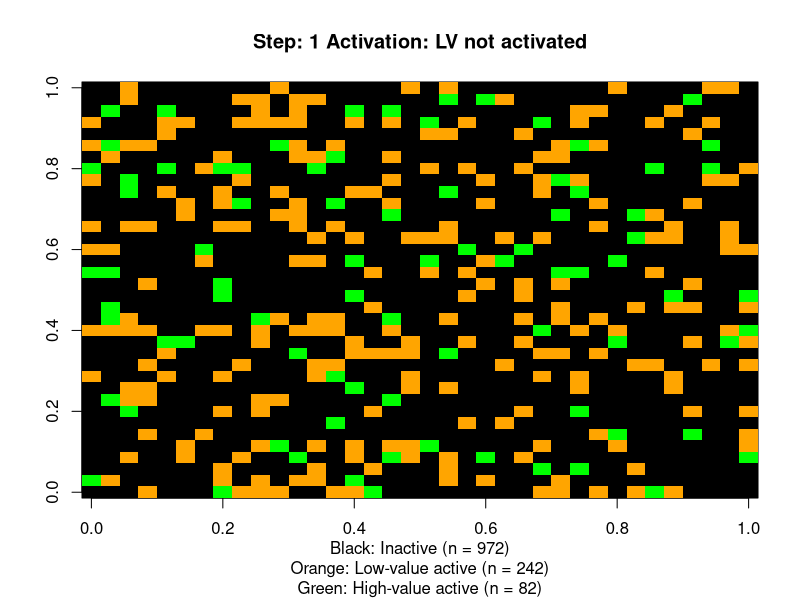
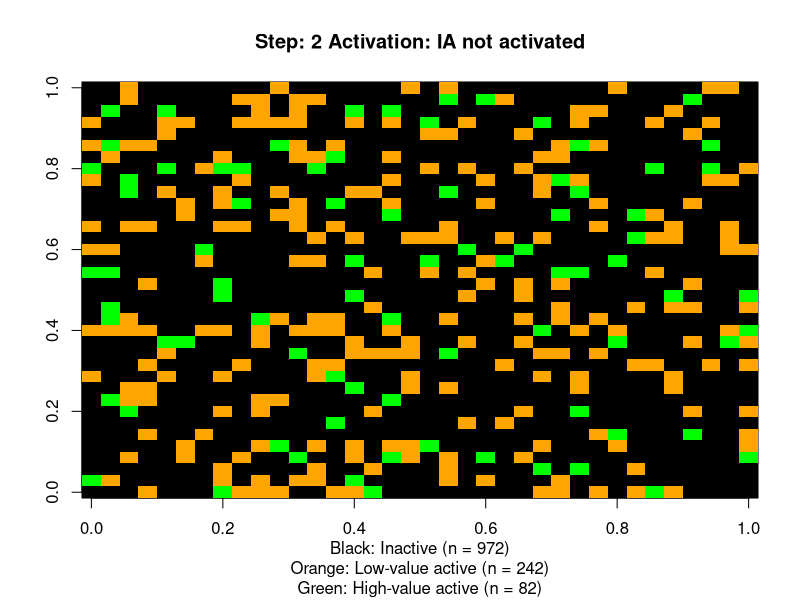
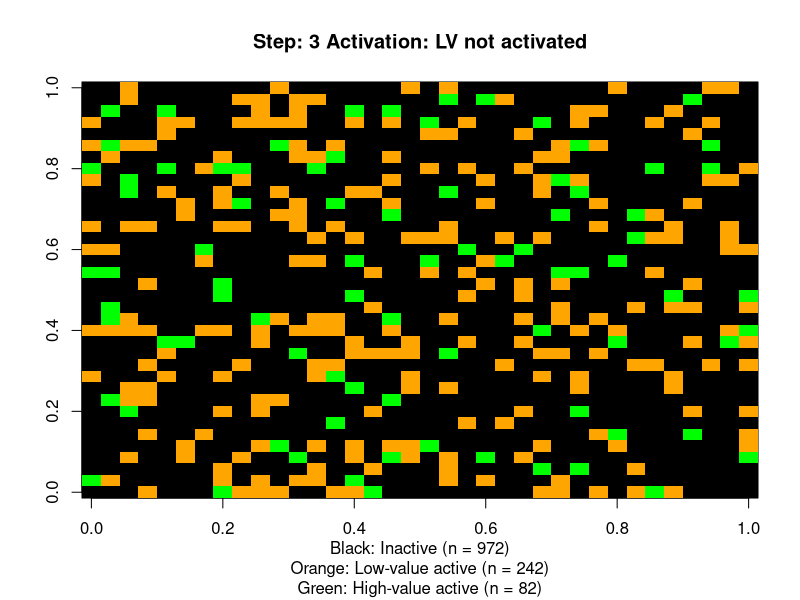
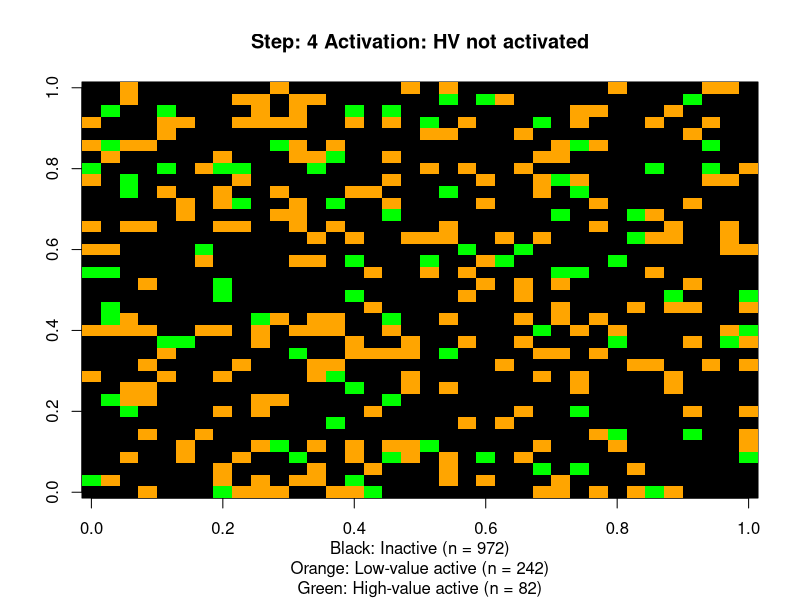
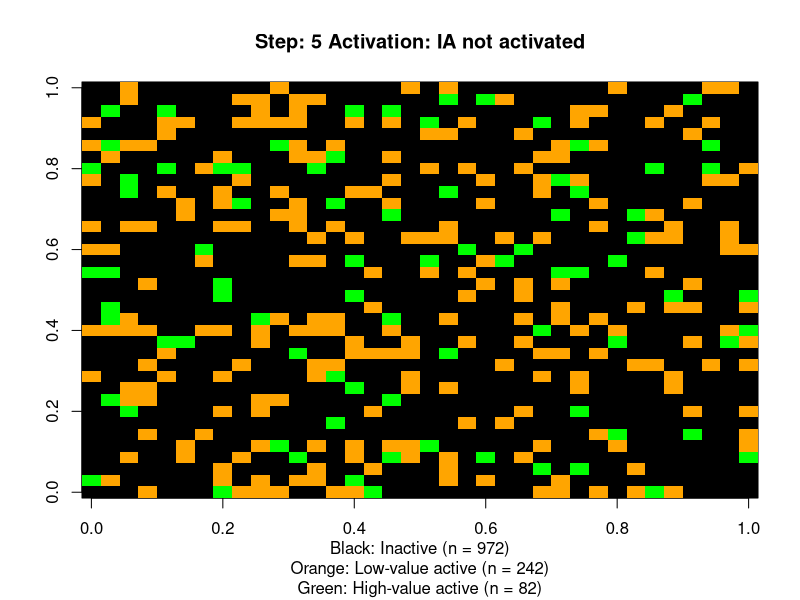
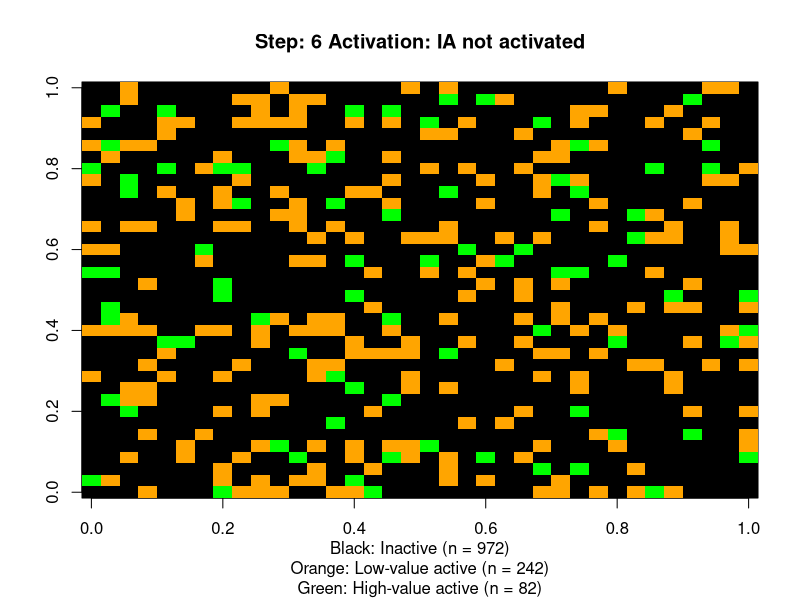
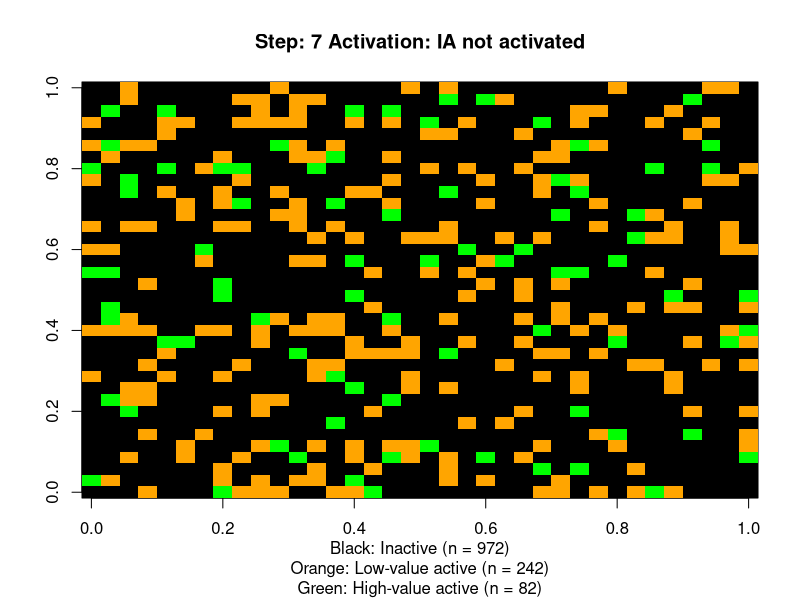
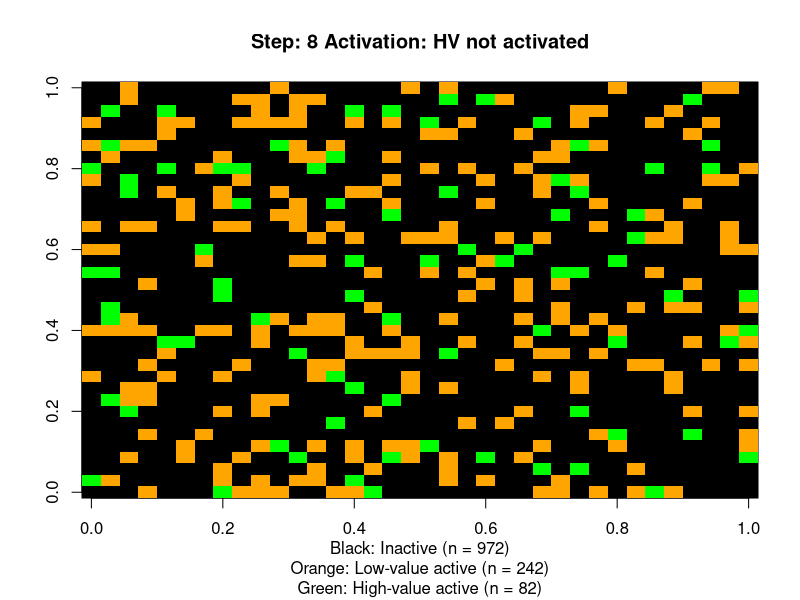

The R source for these figures, in order: (Note: a time limit stopped this script after it produced the figures.)
library(tidyverse)
library(reshape2)


### FUNCTION TO GET SUM OF THRESHOLDS OF IMMEDIATE NEIGHBOURS ###
get_neighbour_sum <- function(x, y, grid) {

	### Identifying active and inactive neighbours ###
  neighbours <- c(
    grid[x-1, y], grid[x+1, y], 
    grid[x, y-1], grid[x, y+1],
    grid[x-1, y-1], grid[x+1, y+1],
    grid[x-1, y+1], grid[x+1, y-1]
  )
	
  ### Adjust influence of agents ###
	# Normal activated agents
	lv_count <- sum(neighbours == 1) 
	lv_score <- lv_count * 1
	
	# High-value activate agents
	hv_count <- sum(neighbours == 2) 
	hv_score <- hv_count * 2
	
	### Total activation score ###
	activation_score <- sum(lv_score, hv_score, na.rm = TRUE)
	
	return(activation_score)
}



### SIMULATION FUNCTION ###
agent_sim <- function(grid_size, cycle, hv_prop = 0.10, beta_dist_shape = 5) {
	activated_agents <- vector()
	dev.new()
	colour_palette <- c("black", "orange", "green")
	
	### INITIALISING ENVIRONMENT & AGENTS ###
	agent_matrix <- matrix(0, nrow = grid_size, ncol = grid_size) # creating environment 
	agent_pop <- agent_matrix %>% as.vector() %>% length() # population of agent matrix (i.e., grid_size^2)
	agent_prop <- 0.25 # proportion of agent population to be activated
	samp <- (agent_pop * agent_prop) %>% round() # number of agents sampled to be activated 
	loc <- sample(1:agent_pop, samp) # randomly sample individual agents within the population to be activated
	
	
	### ACTIVATING AGENTS ###
	agent_matrix[loc] <- sample(1:2, samp, replace = TRUE, prob = c((1 - hv_prop), hv_prop)) # activate randomly sample individual agents (default is 10% high-value agents, 90% low-value agents)
	
	# Count the number of (in)active agents (0 = inactive, 1 = normal, 2 = high-value)
	hv_count <- sum(agent_matrix == 2) # high-value active
	lv_count <- sum(agent_matrix == 1) # no-value active
	ia_count <- sum(agent_matrix == 0) # inactive
	
	cat(hv_count, lv_count, ia_count)
	
	
	for (i in seq(cycle)) {
		
		# Identify location of a random agent (ignoring agents on the edge of the grid)
		agent_x <- sample(2:(grid_size-1), 1)
		agent_y <- sample(2:(grid_size-1), 1)
		
		# Original agent 
		original_agent <- agent_matrix[agent_x, agent_y] # check activation status (0, 1, 2)
		
		# Individual agent activation threshold (follows a beta distribution)
		thresholds <- matrix(rbeta(n = grid_size^2, shape1 = beta_dist_shape, shape2 = beta_dist_shape), nrow = grid_size, ncol = grid_size) 
		activation_threshold <- thresholds[agent_x, agent_y]
		
		# Calculate sum of thresholds of immediate neighbours
		activation_score <- get_neighbour_sum(agent_x, agent_y, agent_matrix) / 8
		
		
		### Activate agent if the neighbour's mean activation score is greater than the agent's individual threshold ###
		# If a high-value agent gets activated
		if (original_agent == 2 & activation_score > activation_threshold) {
				status <- "HV influenced"
				agent_matrix[agent_x, agent_y] <- 2
			} else if (original_agent == 2 & activation_score <= activation_threshold)  {status <- "HV not activated"}
		
		# If a low-value agent gets activated
		if (original_agent == 1 & activation_score > activation_threshold) {
				status <- "LV influenced"
				agent_matrix[agent_x, agent_y] <- 1
			} else if (original_agent == 1 & activation_score <= activation_threshold) {status <- "LV not activated"}
		
		# If an inactive agent gets activated
		if (original_agent == 0 & activation_score > activation_threshold) {
				status <- "IA activated"
				agent_matrix[agent_x, agent_y] <- 1
			} else if (original_agent == 0 & activation_score <= activation_threshold)  {status <- "IA not activated" } 
		
		activated_agents[i] <- sum(agent_matrix != 0)
		
		
		### Creating simulation ###
		image(
			agent_matrix,
			main = paste("Step:", i, "Activation:", status),
			sub = paste0("Black: Inactive (n = ", ia_count, ")",
			             "\n", "Orange: Low-value active (n = ", lv_count, ")",
			             "\n", "Green: High-value active (n = ", hv_count, ")"),
			col = colour_palette
		)
		
		Sys.sleep(0.05)
		
	}
	
	### Plot ###
	dev.new()
	plot(
		activated_agents, type = "l",
		main = "Number of Active Agents Over Time",
		xlab = "Time",
		ylab = "Number of Active Agents"
	)
	
}



# agent_sim(grid_size = 36, cycle = 5000, hv_prop = 0.25)




# Measure the time it takes to run the simulation
time_taken <- list()

for (hv in seq(0, 1, by = 0.2)) {
  time_taken[[as.character(hv)]] <- system.time({agent_sim(grid_size = 36, cycle = 1000, hv_prop = 0.25)})
}

time_taken
